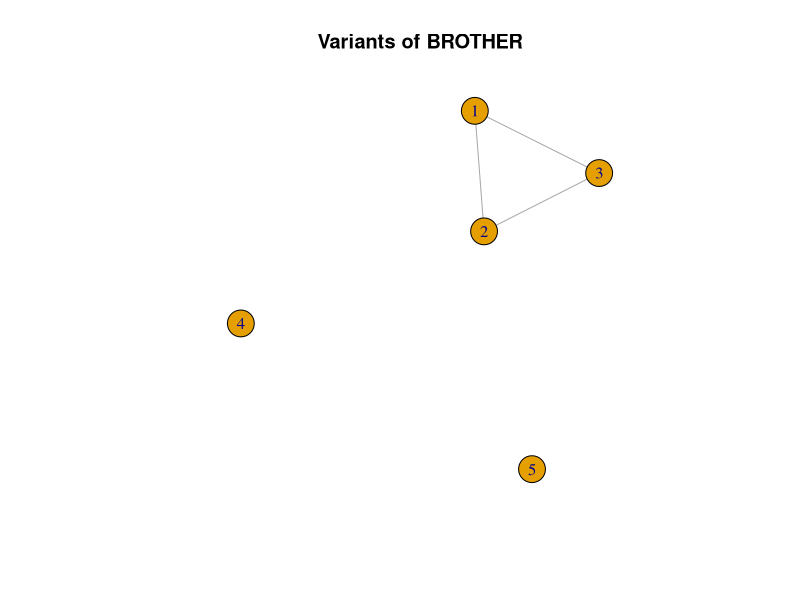
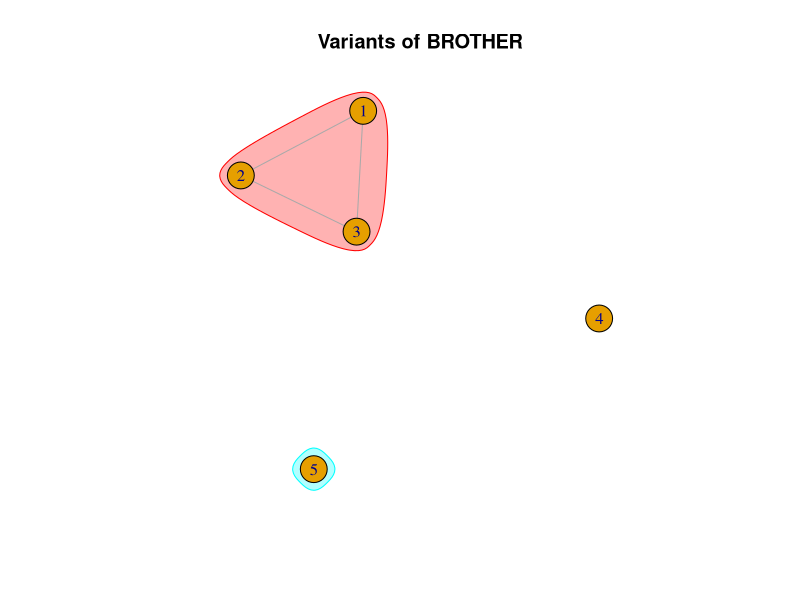
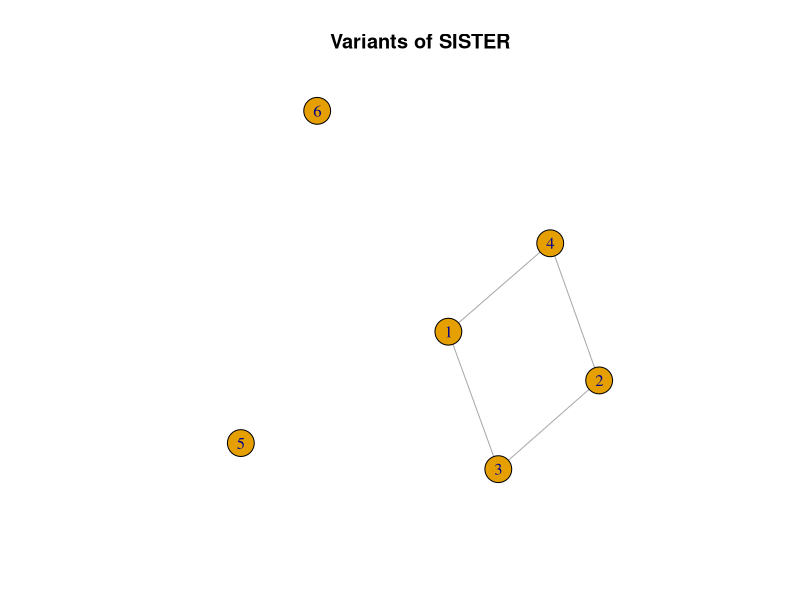
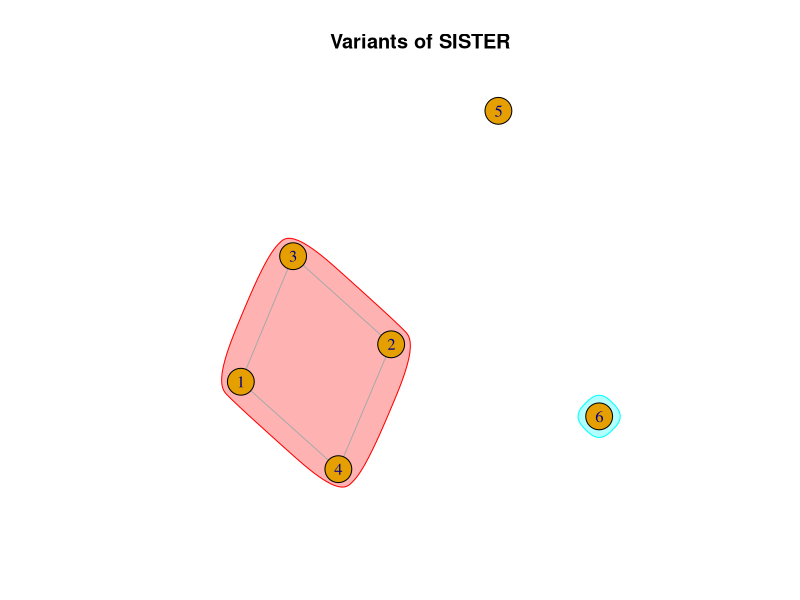
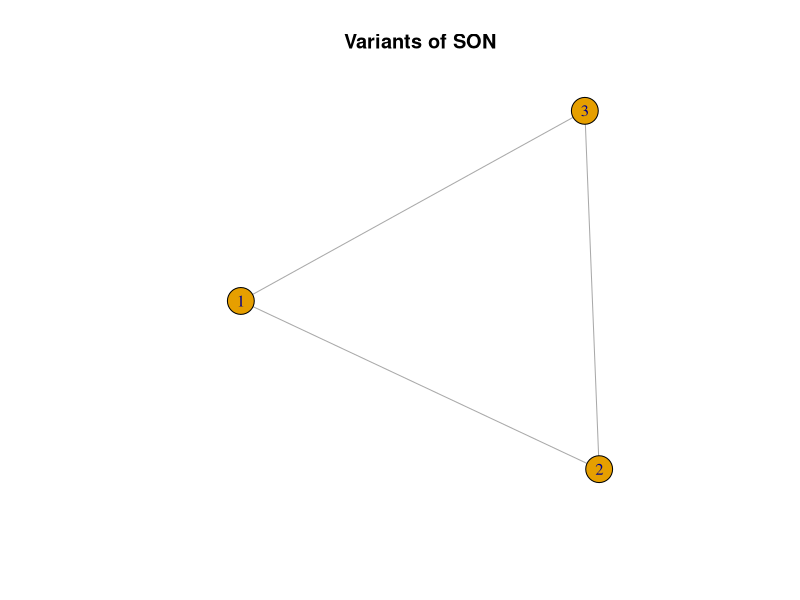
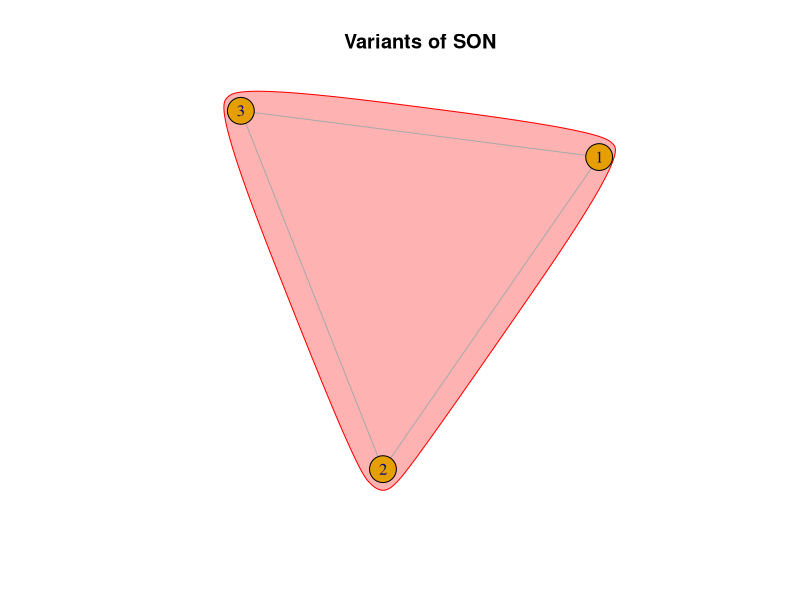
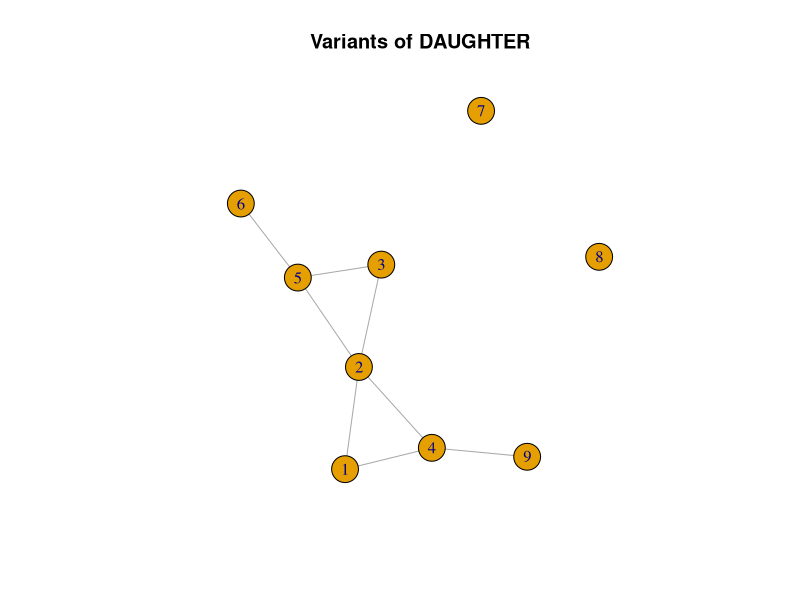
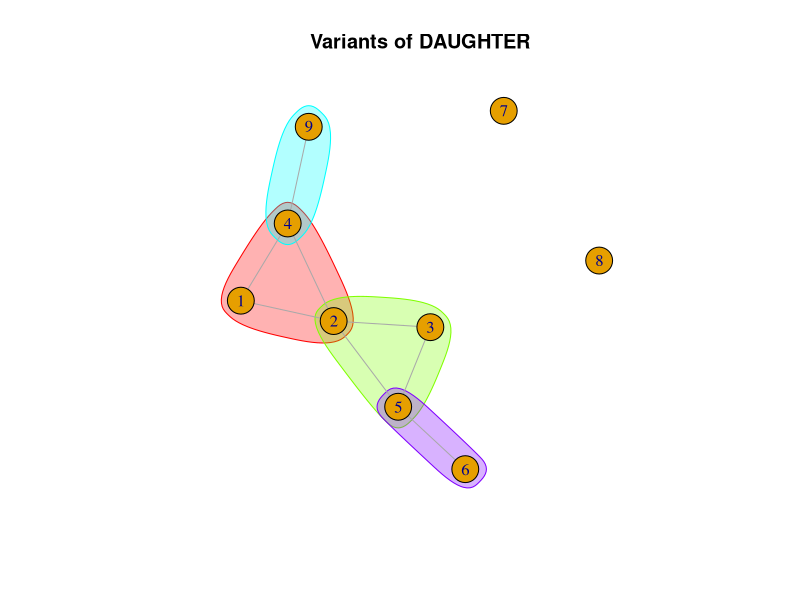

Here is the R script that generated these plots, in order:
library("igraph")
conf_brother <- graph(c(
  1,2,
  1,3,
  2,3
), n=5, directed=FALSE)
plot(conf_brother, main = "Variants of BROTHER") 

groups.conf_brother <- list(
  c(1, 2, 3),
  c(5)
)
plot(conf_brother, mark.groups = groups.conf_brother, main = "Variants of BROTHER")

###

conf_sister <- graph(c(
  1,3,
  1,4,
  2,3,
  2,4
), n=6, directed=FALSE)
plot(conf_sister, main = "Variants of SISTER") 

groups.conf_sister <- list(
  c(1, 2, 3, 4),
  c(6)
)
plot(conf_sister, mark.groups = groups.conf_sister, main = "Variants of SISTER")

###

conf_son <- graph(c(
  1,2,
  1,3,
  2,3
), n=3, directed=FALSE)
plot(conf_son, main = "Variants of SON") 

groups.conf_son <- list(
  c(1, 2, 3)
)
plot(conf_son, mark.groups = groups.conf_son, main = "Variants of SON")

###

conf_daughter <- graph(c(
  1,2,
  1,4,
  2,3,
  2,4,
  2,5,
  3,5,
  4,9,
  5,6
), n=9, directed=FALSE)
plot(conf_daughter, main = "Variants of DAUGHTER") 

groups.conf_daughter <- list(
  c(1, 2, 4),
  c(2, 3, 5),
  c(4, 9),
  c(5, 6)
)
plot(conf_daughter, mark.groups = groups.conf_daughter, main = "Variants of DAUGHTER")

###

conf_mother <- graph(c(
  1,2,
  1,3
), n=3, directed=FALSE)
plot(conf_mother, main = "Variants of MOTHER") 

groups.conf_mother <- list(
  c(1, 2, 3)
)
plot(conf_mother, mark.groups = groups.conf_mother, main = "Variants of MOTHER")

###

conf_father<- graph(c(
  1,2,
  1,3
), n=3, directed=FALSE)
plot(conf_father, main = "Variants of FATHER") 

groups.conf_father <- list(
  c(1, 2, 3)
)
plot(conf_father, mark.groups = groups.conf_father, main = "Variants of FATHER")

###

conf_grandmother <- graph(c(
  1,2
), n=5, directed=FALSE)
plot(conf_grandmother, main = "Variants of GRANDMOTHER") 

groups.conf_grandmother <- list(
  c(1, 2),
  c(3),
  c(4),
  c(5)
)
plot(conf_grandmother, mark.groups = groups.conf_grandmother, main = "Variants of GRANDMOTHER")

###

conf_grandfather<- graph(c(
  1,5,
  1,8,
  2,7
), n=8, directed=FALSE)
plot(conf_grandfather, main = "Variants of GRANDFATHER") 

groups.conf_grandfather <- list(
  c(1, 5, 8),
  c(3),
  c(6),
  c(2, 7)
)

plot(conf_grandfather, mark.groups = groups.conf_grandfather, main = "Variants of GRANDFATHER")

###

conf_aunt<- graph(c(
  1,7,
  1,8
), n=8, directed=FALSE)
plot(conf_aunt, main = "Variants of AUNT") 

groups.conf_aunt <- list(
  c(1, 8),
  c(2),
  c(3),
  c(4),
  c(1, 7)
)

plot(conf_aunt, mark.groups = groups.conf_aunt, main = "Variants of AUNT")

###

conf_uncle<- graph(c(
  2,5
  ), n=7, directed=FALSE)
plot(conf_uncle, main = "Variants of UNCLE") 

groups.conf_uncle <- list(
  c(1),
  c(4),
  c(6),
  c(7),
  c(2, 5),
  c(3)
)

plot(conf_uncle, mark.groups = groups.conf_uncle, main = "Variants of UNCLE")

###

conf_grson<- graph(c(
  2,10
), n=10, directed=FALSE)
plot(conf_grson, main = "Variants of GRANDSON") 

groups.conf_grson <- list(
  c(1),
  c(2, 10),
  c(3),
  c(6),
  c(7)
)

plot(conf_grson, mark.groups = groups.conf_grson, main = "Variants of GRANDSON")

###

conf_grdau<- graph(c(
  2,4,
  2,8,
  2,9,
  8,9
), n=9, directed=FALSE)
plot(conf_grdau, main = "Variants of GRANDDAUGHTER") 

groups.conf_grdau <- list(
  c(2,8, 9),
  c(5),
  c(6),
  c(1)
)

plot(conf_grdau, mark.groups = groups.conf_grdau, main = "Variants of GRANDDAUGHTER")
